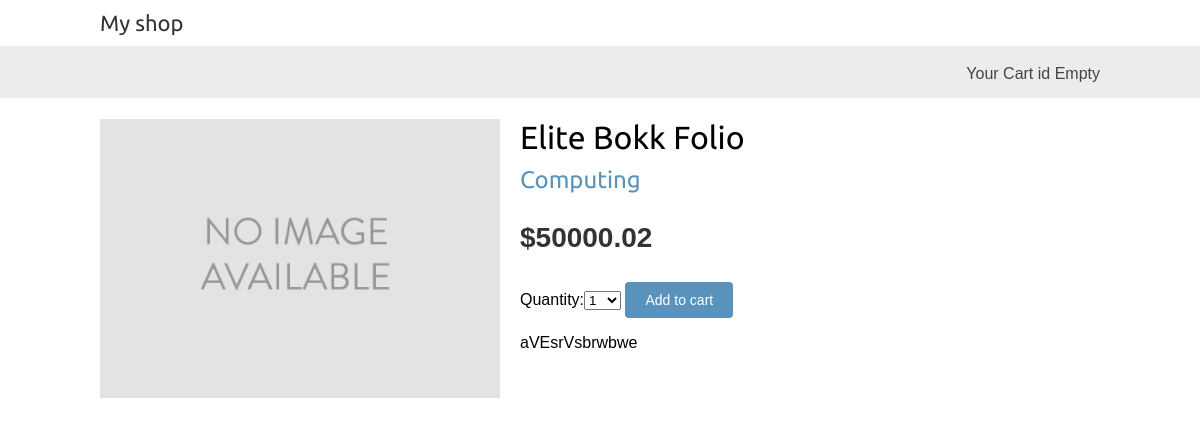
Screenshot of /2/elite-bokk-folio/ with the database file from the repository.
### shop/models.py (models this page shows, shortened)
class Product(models.Model):
    category = models.ForeignKey(Category,
                                 related_name='products',
                                 on_delete=models.CASCADE)
    name = models.CharField(max_length=200, db_index=True)
    slug = models.SlugField(max_length=200, db_index=True)
    image = CloudinaryField(blank=True)
    description = models.TextField(blank=True)
    price = models.DecimalField(max_digits=10, decimal_places=2)
    available = models.BooleanField(default=True)
    created = models.DateTimeField(auto_now_add=True)
    updated = models.DateTimeField(auto_now=True)
    class Meta:
        ordering = ('name',)
    index_together = (('id', 'slug'),)

class Category(models.Model):
    name = models.CharField(max_length=100,
                            db_index=True)
    slug = models.SlugField(max_length=100,
                            unique=True)
    class Meta:
        ordering = ('name',)
        verbose_name = 'category'
        verbose_name_plural = 'categories'
    def __str__(self):
        return self.name
    def get_absolute_url(self):
        return reverse('shop:product_list_by_category',
                       args=[self.slug])

### shop/views.py (the view)
# urls.py: path('<int:id>/<slug:slug>/', views.product_detail, name='product_detail'),
def product_detail(request, id, slug):
    product = get_object_or_404(Product, id=id,
                                slug=slug,
                                available=True)
    cart_product_form = CartAddProductForm()
    return render(request, 'shop/product/detail.html',
                  {'product': product,
                   'cart_product_form': cart_product_form, })

### cart/forms.py
class CartAddProductForm(forms.Form):
    quantity = forms.TypedChoiceField(
        choices=PRODUCT_QUANTITY_CHOICES,
        coerce=int)
    override = forms.BooleanField(required=False,
                                  initial=False,
                                  widget=forms.HiddenInput)

### cart/cart.py (called while the page is built)
    def __len__(self):
        return sum(item['quantity'] for item in self.cart.values())

### cart/context_processors.py (called while the page is built)
def cart(request):
    return {'cart': Cart(request)}

### shop/templates/shop/product/detail.html (shortened to what this page needs)
{% extends "shop/base.html" %}
{% load static %}
{% block content %}
    <div class="product-detail">
        <img src="{% if product.image %}{{ product.image.url }}{% else %}{% static 'img/no_image.png' %}{% endif %}">
        <h1>{{ product.name }}</h1>
        <h2>
            <a href="{{ product.category.get_absolute_url }}">{{ product.category }}
            </a>
        </h2>
        <p class="price">${{ product.price }}</p>
        <form action="{% url 'cart:cart_add' product.id %}" method="post">
        {{ cart_product_form }}
        <input type="submit" value="Add to cart">
        <p>{{ product.description|linebreaks }}</p>
    </div>
{% endblock %}

### shop/static/css/base.css (style rules this page uses)
body { margin:0; padding:0; font-family:helvetica, sans-serif; }
h1, h2, h3, h4, h5 , h6 { font-family: 'Ubuntu', sans-serif; font-weight:normal; }
a { text-decoration:none; color:#5993bb; }
a.button, input[type="submit"] { color:#fff; background:#5993bb; border-radius:4px; padding:10px 20px; font-size:14px; border:0; }
.product-detail { text-align:justify; }
.product-detail .price { color:#333; font-size:28px; font-weight:bold; }
.product-detail img { width:40%; float:left; padding:0 20px 20px 0; }
.product-detail h1 { margin-bottom:0; }
.product-detail h2 { margin-top:10px; }

### rows the page displays
Product: name "Elite Bokk Folio", category "Computing", price "50000.02", description "aVEsrVsbrwbwe"
